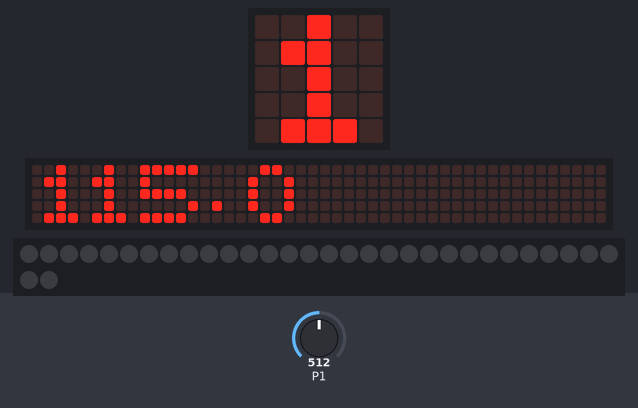
The program below on a simulated BBC micro:bit running MicroPython. Parts: the board's 5×5 LED display, a strip that is not on the board, showing the scrolling text unrolled, 32 RGB LEDs in strip order, left to right, continuing on the next row. The test bench sets the inputs (shaded band); at power-on: P1 = 512 (analog values on the 0–1023 scale). Dim RGB values are drawn brighter than linear; the 48×5 strip is a reading aid, not a part: it shows the text the display is scrolling, unrolled, one strip-width of it at a time.

Above: at 1.27 s.
1.3 s: P1 set to 716
At 4.12 s:
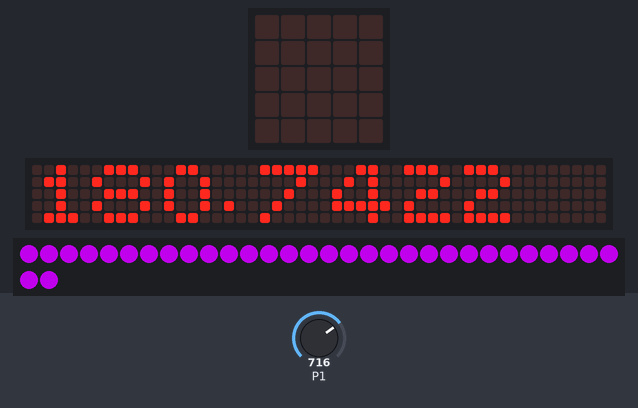
6.3 s: P1 set to 900
At 10.87 s:
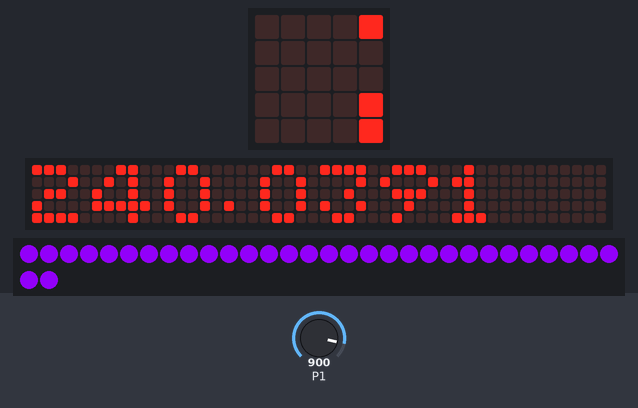
12.3 s: P1 set to 1023
At 24.53 s:
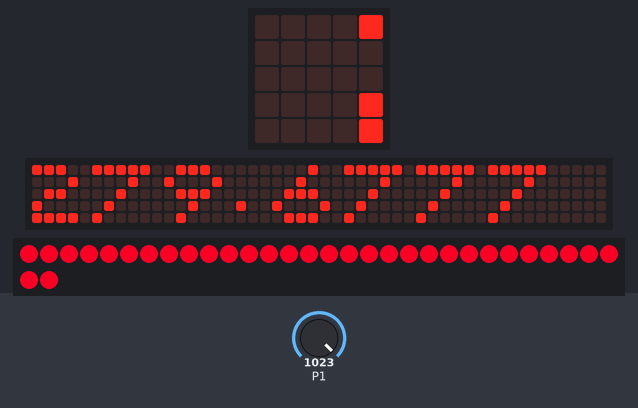

The program:

TempToLight.py
```python
from microbit import *
import neopixel

np = neopixel.NeoPixel(pin0, 32)

while True:
    tmp = pin1.read_analog()
    temp = ((tmp * (3300.0/1024.0))-500.0)/10.0
    display.scroll(str(temp))
    tempcolour = int((temp * 3.6))
    for pix in range (0,32):
        np[pix] = (tempcolour,0,(255-(tempcolour*2)))
    np.show()
```
